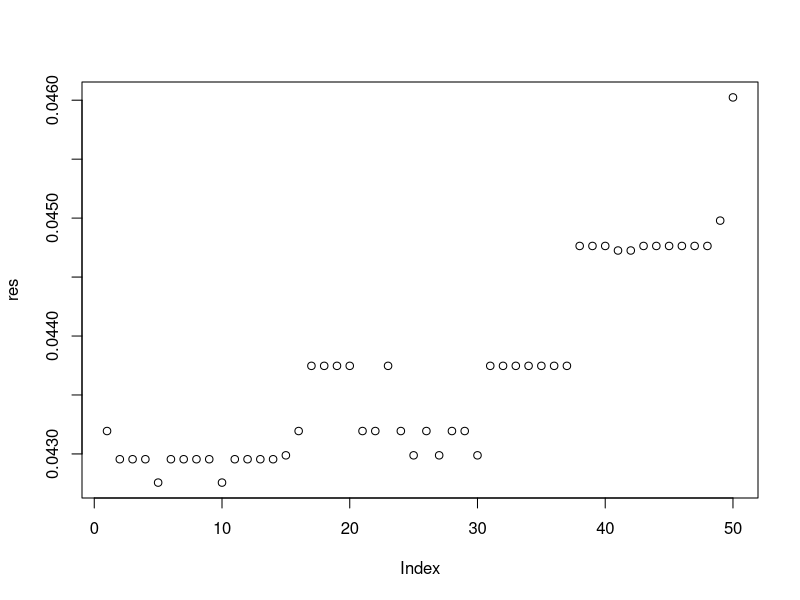

The R script that drew this image:

get_spread = function(x1_in,x2_in){
	x1 = x1_in; x2 = x2_in
	i2 = which.min(x2); i1 = which(x1>x2[i2])
	while(length(i1)>0){
		x1 = x1[-i1[1]]; x2 = x2[-i2]
		i2 = which.min(x2); i1 = which(x1>x2[i2])
	}
	min(x2) - max(x1)
}

K = 5000; ts1 = rnorm(K,0,1); ts2=rnorm(K,0,1)
res = array(0,0)
for(i in 1:50){
	res = c(res,get_spread(ts1,ts2))
	ts1 = c(ts1[-1],rnorm(1,0,1)); ts2 = c(ts2[-1],rnorm(1,0,1))
}

plot(res)
